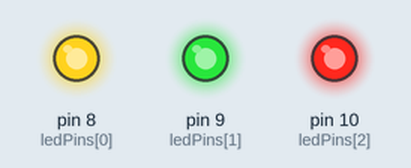
Recording of a sketch running on a simulated Arduino Uno, built with avr-gcc and run on an emulated ATmega328P. Parts: output pins drawn as LEDs (lit = HIGH).

Above: at 0.5 s.
At 1.2 s:
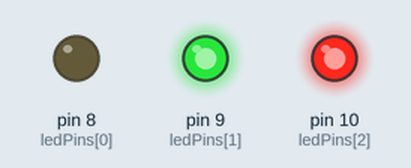
At 1.7 s:
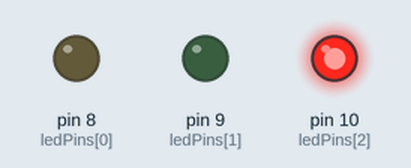
At 4.7 s:
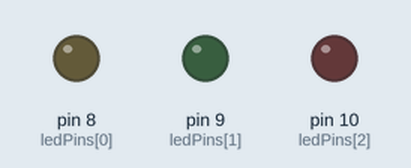
Timing chart, 0 to 5.8 s (numbered marks = the images above):
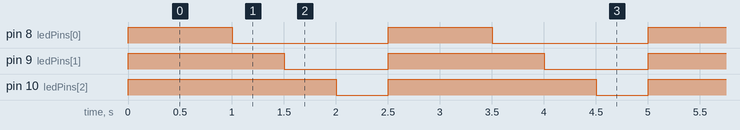

The sketch:

sketch.ino
```cpp
int ledPins[] = {8,9,10};
int ledCount = 3;

void setup() {
  for (int i = 0; i < ledCount; i++)
  {
    pinMode(ledPins[i], OUTPUT);
  }
}

void loop() {
  for (int i = 0; i < ledCount; i++)
  {
    digitalWrite(ledPins[i], HIGH);
  }

  delay(1000);

  for (int i = 0; i < ledCount; i++)
  {
    digitalWrite(ledPins[i], LOW);
    delay(500);
  }
}
```

Measured:
- by itself, pin 8 (ledPins[0]): alternates HIGH for 1.0 s and LOW for 1.5 s
- by itself, pin 9 (ledPins[1]): alternates HIGH for 1.5 s and LOW for 1.0 s
- by itself, pin 10 (ledPins[2]): alternates HIGH for 2.0 s and LOW for 0.50 s
